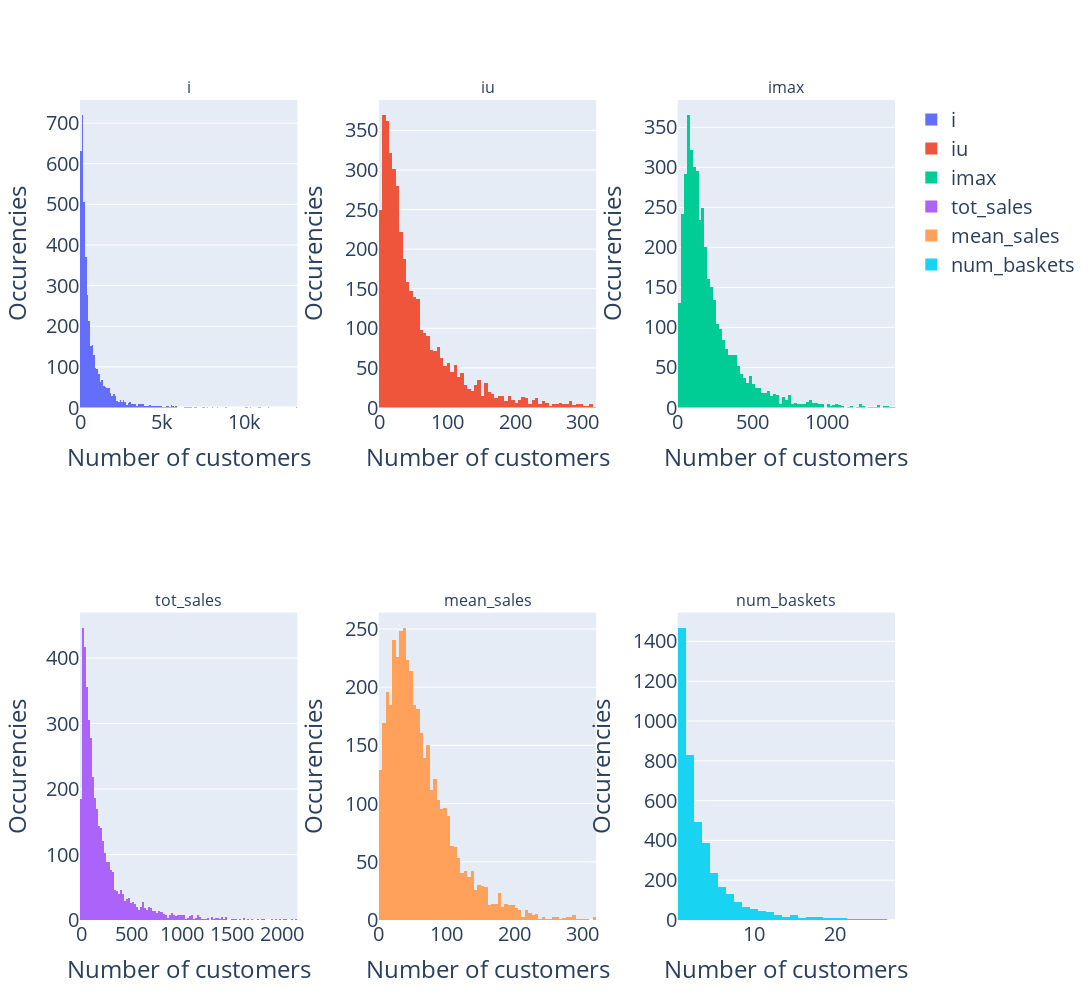

Notebook code cell kept with this figure:
### Markdown cell above
### Grid of plots

### Code cell
#df = px.data.tips()

fig = make_subplots(
    rows=2, cols=3,
    subplot_titles=("i","iu","imax","tot_sales","mean_sales","num_baskets"),
    horizontal_spacing = 0.1
)


fig.add_trace(
    go.Histogram(x=df_indicators_no_outlier['i'].tolist(),name="i"),
    row=1, col=1
)


fig.add_trace(
    go.Histogram(x=df_indicators_no_outlier['iu'].tolist(),name="iu"),
    row=1, col=2
)


fig.add_trace(
    go.Histogram(x=df_indicators_no_outlier['imax'].tolist(),name="imax"),
    row=1, col=3
)


fig.add_trace(
    go.Histogram(x=df_indicators_no_outlier['tot_sales'].tolist(),name="tot_sales"),
    row=2, col=1
)


fig.add_trace(
    go.Histogram(x=df_indicators_no_outlier['mean_sales'].tolist(),name="mean_sales"),
    row=2, col=2
)

 
fig.add_trace(
    go.Histogram(x=df_indicators_no_outlier['num_baskets'].tolist(),name="num_baskets"),
    row=2, col=3
)

fig.update_xaxes(title_text = "Number of customers")
fig.update_yaxes(title_text = "Occurencies")
fig.update_layout(height=1000, width=1300,font=dict(size=20))
#fig.write_image("../output/task1/indicators_distributions.png")
fig.show()

### Figure 1 — Plotly figure (JSON) as saved in the notebook; plotly's stock layout.template omitted (floating-point values rounded to 4 significant figures; data arrays with more than 128 entries replaced by an {"elided": "..."} marker saying what was removed)
{"data": [{"name": "i", "type": "histogram", "x": {"elided": "4161 int values"}, "xaxis": "x", "yaxis": "y"}, {"name": "iu", "type": "histogram", "x": {"elided": "4161 int values"}, "xaxis": "x2", "yaxis": "y2"}, {"name": "imax", "type": "histogram", "x": {"elided": "4161 int values"}, "xaxis": "x3", "yaxis": "y3"}, {"name": "tot_sales", "type": "histogram", "x": {"elided": "4161 float values"}, "xaxis": "x4", "yaxis": "y4"}, {"name": "mean_sales", "type": "histogram", "x": {"elided": "4161 float values"}, "xaxis": "x5", "yaxis": "y5"}, {"name": "num_baskets", "type": "histogram", "x": {"elided": "4161 int values"}, "xaxis": "x6", "yaxis": "y6"}], "layout": {"annotations": [{"font": {"size": 16}, "showarrow": false, "text": "i", "x": 0.1333, "xanchor": "center", "xref": "paper", "y": 1, "yanchor": "bottom", "yref": "paper"}, {"font": {"size": 16}, "showarrow": false, "text": "iu", "x": 0.5, "xanchor": "center", "xref": "paper", "y": 1, "yanchor": "bottom", "yref": "paper"}, {"font": {"size": 16}, "showarrow": false, "text": "imax", "x": 0.8667, "xanchor": "center", "xref": "paper", "y": 1, "yanchor": "bottom", "yref": "paper"}, {"font": {"size": 16}, "showarrow": false, "text": "tot_sales", "x": 0.1333, "xanchor": "center", "xref": "paper", "y": 0.375, "yanchor": "bottom", "yref": "paper"}, {"font": {"size": 16}, "showarrow": false, "text": "mean_sales", "x": 0.5, "xanchor": "center", "xref": "paper", "y": 0.375, "yanchor": "bottom", "yref": "paper"}, {"font": {"size": 16}, "showarrow": false, "text": "num_baskets", "x": 0.8667, "xanchor": "center", "xref": "paper", "y": 0.375, "yanchor": "bottom", "yref": "paper"}], "font": {"size": 20}, "height": 1000, "width": 1300, "xaxis": {"anchor": "y", "autorange": true, "domain": [0, 0.2667], "range": [-0.5, 13200.0], "title": {"text": "Number of customers"}, "type": "linear"}, "xaxis2": {"anchor": "y2", "autorange": true, "domain": [0.3667, 0.6333], "range": [-0.5, 319.5], "title": {"text": "Number of customers"}, "type": "linear"}, "xaxis3": {"anchor": "y3", "autorange": true, "domain": [0.7333, 1], "range": [-0.5, 1460.0], "title": {"text": "Number of customers"}, "type": "linear"}, "xaxis4": {"anchor": "y4", "autorange": true, "domain": [0, 0.2667], "range": [-10, 2150], "title": {"text": "Number of customers"}, "type": "linear"}, "xaxis5": {"anchor": "y5", "autorange": true, "domain": [0.3667, 0.6333], "range": [0, 320], "title": {"text": "Number of customers"}, "type": "linear"}, "xaxis6": {"anchor": "y6", "autorange": true, "domain": [0.7333, 1], "range": [0.5, 27.5], "title": {"text": "Number of customers"}, "type": "linear"}, "yaxis": {"anchor": "x", "autorange": true, "domain": [0.625, 1], "range": [0, 756.8], "title": {"text": "Occurencies"}}, "yaxis2": {"anchor": "x2", "autorange": true, "domain": [0.625, 1], "range": [0, 388.4], "title": {"text": "Occurencies"}}, "yaxis3": {"anchor": "x3", "autorange": true, "domain": [0.625, 1], "range": [0, 384.2], "title": {"text": "Occurencies"}}, "yaxis4": {"anchor": "x4", "autorange": true, "domain": [0, 0.375], "range": [0, 469.5], "title": {"text": "Occurencies"}}, "yaxis5": {"anchor": "x5", "autorange": true, "domain": [0, 0.375], "range": [0, 264.2], "title": {"text": "Occurencies"}}, "yaxis6": {"anchor": "x6", "autorange": true, "domain": [0, 0.375], "range": [0, 1545.0], "title": {"text": "Occurencies"}}}}
